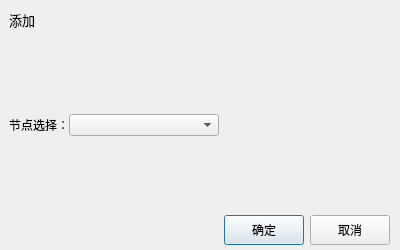
<?xml version="1.0" encoding="UTF-8"?>
<ui version="4.0">
 <class>MapAddBmipWid</class>
 <widget class="QDialog" name="MapAddBmipWid">
  <property name="geometry">
   <rect>
    <x>0</x>
    <y>0</y>
    <width>400</width>
    <height>250</height>
   </rect>
  </property>
  <property name="windowTitle">
   <string>Form</string>
  </property>
  <layout class="QVBoxLayout" name="verticalLayout_3">
   <property name="spacing">
    <number>0</number>
   </property>
   <property name="leftMargin">
    <number>0</number>
   </property>
   <property name="topMargin">
    <number>0</number>
   </property>
   <property name="rightMargin">
    <number>0</number>
   </property>
   <property name="bottomMargin">
    <number>0</number>
   </property>
   <item>
    <widget class="QWidget" name="widget_mapaddnode" native="true">
     <layout class="QVBoxLayout" name="verticalLayout_2">
      <property name="spacing">
       <number>0</number>
      </property>
      <property name="leftMargin">
       <number>0</number>
      </property>
      <property name="topMargin">
       <number>0</number>
      </property>
      <property name="rightMargin">
       <number>0</number>
      </property>
      <property name="bottomMargin">
       <number>0</number>
      </property>
      <item>
       <widget class="QWidget" name="widget_5" native="true">
        <property name="minimumSize">
         <size>
          <width>0</width>
          <height>30</height>
         </size>
        </property>
        <property name="maximumSize">
         <size>
          <width>16777215</width>
          <height>40</height>
         </size>
        </property>
        <layout class="QHBoxLayout" name="horizontalLayout_3">
         <property name="spacing">
          <number>9</number>
         </property>
         <property name="leftMargin">
          <number>9</number>
         </property>
         <property name="topMargin">
          <number>9</number>
         </property>
         <property name="rightMargin">
          <number>9</number>
         </property>
         <property name="bottomMargin">
          <number>9</number>
         </property>
         <item>
          <widget class="QLabel" name="label_2">
           <property name="font">
            <font>
             <pointsize>10</pointsize>
             <weight>50</weight>
             <bold>false</bold>
            </font>
           </property>
           <property name="text">
            <string>添加</string>
           </property>
          </widget>
         </item>
         <item>
          <spacer name="horizontalSpacer_4">
           <property name="orientation">
            <enum>Qt::Horizontal</enum>
           </property>
           <property name="sizeHint" stdset="0">
            <size>
             <width>262</width>
             <height>20</height>
            </size>
           </property>
          </spacer>
         </item>
        </layout>
       </widget>
      </item>
      <item>
       <widget class="QWidget" name="widget_2" native="true">
        <layout class="QVBoxLayout" name="verticalLayout">
         <property name="spacing">
          <number>0</number>
         </property>
         <property name="leftMargin">
          <number>0</number>
         </property>
         <property name="topMargin">
          <number>0</number>
         </property>
         <property name="rightMargin">
          <number>0</number>
         </property>
         <property name="bottomMargin">
          <number>0</number>
         </property>
         <item>
          <widget class="QWidget" name="widget_3" native="true">
           <layout class="QHBoxLayout" name="horizontalLayout">
            <property name="spacing">
             <number>0</number>
            </property>
            <property name="leftMargin">
             <number>9</number>
            </property>
            <property name="topMargin">
             <number>0</number>
            </property>
            <property name="rightMargin">
             <number>0</number>
            </property>
            <property name="bottomMargin">
             <number>0</number>
            </property>
            <item>
             <widget class="QLabel" name="label">
              <property name="text">
               <string>节点选择：</string>
              </property>
             </widget>
            </item>
            <item>
             <widget class="QComboBox" name="comboBox_EncoderNames">
              <property name="minimumSize">
               <size>
                <width>150</width>
                <height>0</height>
               </size>
              </property>
             </widget>
            </item>
            <item>
             <spacer name="horizontalSpacer_5">
              <property name="orientation">
               <enum>Qt::Horizontal</enum>
              </property>
              <property name="sizeHint" stdset="0">
               <size>
                <width>40</width>
                <height>20</height>
               </size>
              </property>
             </spacer>
            </item>
           </layout>
          </widget>
         </item>
         <item>
          <widget class="QWidget" name="widget_4" native="true">
           <property name="maximumSize">
            <size>
             <width>16777215</width>
             <height>40</height>
            </size>
           </property>
           <layout class="QHBoxLayout" name="horizontalLayout_2">
            <property name="spacing">
             <number>6</number>
            </property>
            <property name="leftMargin">
             <number>0</number>
            </property>
            <property name="topMargin">
             <number>0</number>
            </property>
            <property name="rightMargin">
             <number>0</number>
            </property>
            <property name="bottomMargin">
             <number>0</number>
            </property>
            <item>
             <spacer name="horizontalSpacer">
              <property name="orientation">
               <enum>Qt::Horizontal</enum>
              </property>
              <property name="sizeHint" stdset="0">
               <size>
                <width>43</width>
                <height>20</height>
               </size>
              </property>
             </spacer>
            </item>
            <item>
             <widget class="QPushButton" name="btn_ok">
              <property name="minimumSize">
               <size>
                <width>0</width>
                <height>30</height>
               </size>
              </property>
              <property name="styleSheet">
               <string notr="true"/>
              </property>
              <property name="text">
               <string>确定</string>
              </property>
             </widget>
            </item>
            <item>
             <widget class="QPushButton" name="btn_cancel">
              <property name="minimumSize">
               <size>
                <width>0</width>
                <height>30</height>
               </size>
              </property>
              <property name="styleSheet">
               <string notr="true"/>
              </property>
              <property name="text">
               <string>取消</string>
              </property>
             </widget>
            </item>
            <item>
             <spacer name="horizontalSpacer_3">
              <property name="orientation">
               <enum>Qt::Horizontal</enum>
              </property>
              <property name="sizeType">
               <enum>QSizePolicy::Fixed</enum>
              </property>
              <property name="sizeHint" stdset="0">
               <size>
                <width>10</width>
                <height>20</height>
               </size>
              </property>
             </spacer>
            </item>
           </layout>
          </widget>
         </item>
        </layout>
       </widget>
      </item>
     </layout>
    </widget>
   </item>
  </layout>
 </widget>
 <resources/>
 <connections/>
</ui>
